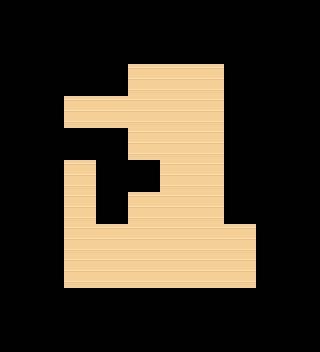

This is a level from a 2D game, rendered from its Tiled map with the project's own tilesets. A one-line summary and the complete map file follow:
An orthogonal 10x11 tile map with 32x32 px tiles, 2 tile layers (Void, Floor), 2 tilesets and 13 objects.

<map version="1.5" tiledversion="1.5.0" orientation="orthogonal" renderorder="right-down" width="10" height="11" tilewidth="32" tileheight="32" infinite="0" nextlayerid="6" nextobjectid="16">
 <tileset firstgid="1" source="../tilesets/interior.tsx" />
 <tileset firstgid="1025" source="../tilesets/sunny.tsx" />
 <layer id="1" name="Void" width="10" height="11">
  <data encoding="csv">
166,166,166,166,166,166,166,166,166,166,
166,166,166,166,166,166,166,166,166,166,
166,166,166,166,166,166,166,166,166,166,
166,166,166,166,166,166,166,166,166,166,
166,166,166,166,166,166,166,166,166,166,
166,166,166,166,166,166,166,166,166,166,
166,166,166,166,166,166,166,166,166,166,
166,166,166,166,166,166,166,166,166,166,
166,166,166,166,166,166,166,166,166,166,
166,166,166,166,166,166,166,166,166,166,
166,166,166,166,166,166,166,166,166,166
</data>
 </layer>
 <layer id="5" name="Floor" width="10" height="11">
  <data encoding="csv">
0,0,0,0,0,0,0,0,0,0,
0,0,0,0,0,0,0,0,0,0,
0,0,0,0,611,611,611,0,0,0,
0,0,611,611,611,611,611,0,0,0,
0,0,0,0,611,611,611,0,0,0,
0,0,611,0,0,611,611,0,0,0,
0,0,611,0,611,611,611,0,0,0,
0,0,611,611,611,611,611,611,0,0,
0,0,611,611,611,611,611,611,0,0,
0,0,0,0,0,0,0,0,0,0,
0,0,0,0,0,0,0,0,0,0
</data>
 </layer>
 <objectgroup id="4" name="Objects">
  <object id="3" gid="139" x="64" y="256" width="32" height="32" />
  <object id="4" gid="139" x="160" y="160" width="32" height="32" />
  <object id="5" gid="139" x="160" y="128" width="32" height="32" />
  <object id="6" gid="139" x="160" y="192" width="32" height="32" />
  <object id="7" gid="139" x="128" y="256" width="32" height="32" />
  <object id="8" gid="139" x="160" y="256" width="32" height="32" />
  <object id="9" gid="1026" x="160" y="96" width="32" height="32" />
  <object id="10" gid="43" x="64" y="128" width="32" height="32" />
  <object id="11" gid="43" x="192" y="160" width="32" height="32" />
  <object id="12" gid="43" x="160" y="224" width="32" height="32" />
  <object id="13" gid="43" x="224" y="256" width="32" height="32" />
  <object id="14" gid="43" x="160" y="288" width="32" height="32" />
  <object id="15" gid="43" x="64" y="192" width="32" height="32" />
 </objectgroup>
</map>
